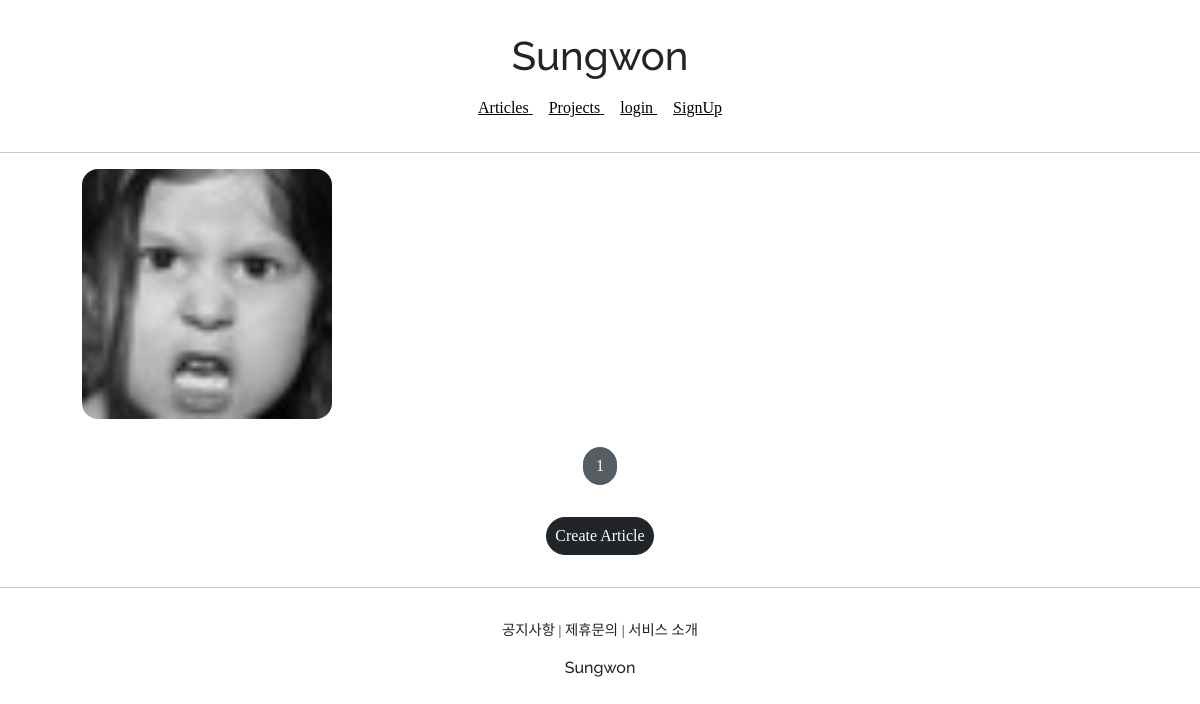
/articles/list/, run on an earlier commit of the app's database.
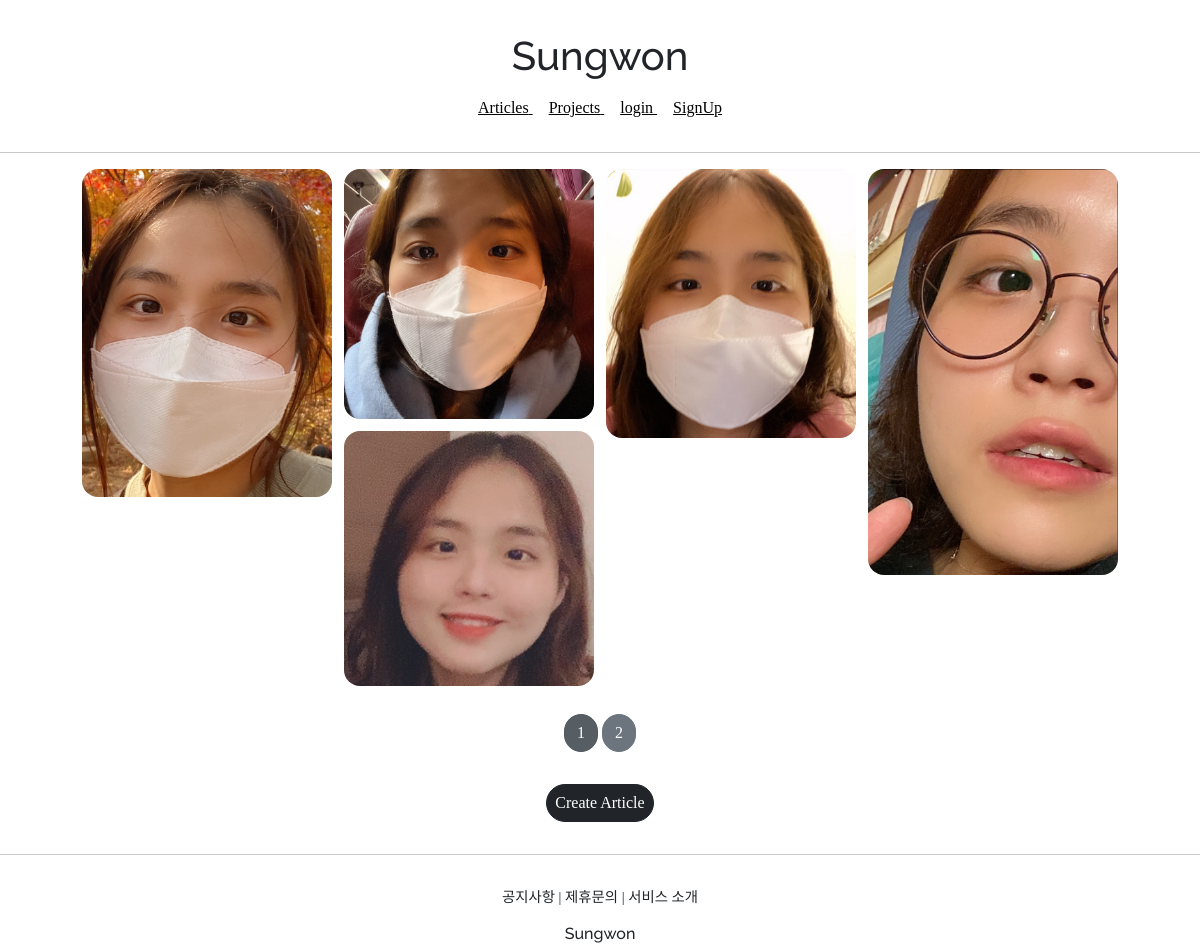
And on a later commit of the database.
### articleapp/models.py (models this page shows)
class Article(models.Model):
    writer = models.ForeignKey(User, on_delete=models.SET_NULL, related_name='article', null=True)
    title = models.CharField(max_length=200, null=False)
    image= models.ImageField(upload_to='article/', null=False)
    content = models.TextField(null=True)
    created_at = models.DateField(auto_now_add=True, null=True)

### articleapp/views.py (the view)
# urls.py: path('list/', ArticleListView.as_view(), name='list'),
class ArticleListView(ListView):
    model = Article
    context_object_name = 'article_list'
    template_name = 'articleapp/list.html'
    paginate_by = 5

### articleapp/templates/articleapp/list.html (shortened to what this page needs)
{% extends 'base.html' %}
{% load static %}
{% block content %}
    {% if article_list %}
    <div class="container">
      {% for article in article_list %}
      <a href="{% url 'articleapp:detail' pk=article.pk %}">
        {% include 'snippets/card.html' with article=article %}
      </a>
      {% endfor %}
    </div >
    {% else %}
    <div class="text-center">
      <h1>No Articles YET!</h1>
    </div>
    {% endif %}
    {% include 'snippets/pagination.html' with page_obj=page_obj %}
    <div style="text-align: center">
      <a href="{% url 'articleapp:create' %}" class="btn btn-dark rounded-pill mt-3 mb-3 px-2">
        Create Article
      </a>
    </div>
{% endblock %}

### sungwon/templates/base.html (shortened to what this page needs)
<!DOCTYPE html>
<html lang="ko">
{% include 'head.html' %}
<body style="font-family: 'NanumSquareOTFLight';">
    {% include 'header.html' %}
    <hr>
    {% block content %}
    {% endblock %}
    <hr>
    {% include 'footer.html' %}
</body>
</html>

### sungwon/templates/head.html (shortened to what this page needs)
{% load static %}
<head>
    <link href="https://cdn.jsdelivr.net/npm/bootstrap@5.0.2/dist/css/bootstrap.min.css"
          rel="stylesheet">
    <link rel="stylesheet" type="text/css" href="{% static 'base.css' %}">
</head>

### sungwon/templates/header.html (shortened to what this page needs)
    <div class="django_header">
      <div>
        <h1 class="django_logo">Sungwon</h1>
      </div>
        <div class="sungwon_header_navbar">
         <a href="{% url 'articleapp:list' %}" class="sungwon_header_nav">
            <span>Articles</span>
        </a>
         <a href="{% url 'projectapp:list' %}" class="sungwon_header_nav">
            <span>Projects</span>
        </a>
        {% if not user.is_authenticated %}
        <a href="{% url 'accountapp:login' %}?next={{ request.path }}" class="sungwon_header_nav">
            <span>login</span>
        </a>
        <a href="{% url 'accountapp:create' %}" class="sungwon_header_nav">
            <span>SignUp</span>
        </a>
        {% endif %}
        </div>
    </div>

### sungwon/templates/snippets/card.html
<div>
  <img src="{{ article.image.url }}" alt="">
</div>

### sungwon/templates/snippets/pagination.html (shortened to what this page needs)
<div style="text-align: center; margin: 1rem 0;">
  <a href="?page={{ page_obj.number }}"
    class = "btn btn-secondary rounded-pill active">
    {{ page_obj.number }}
  </a>
  {% if page_obj.has_next %}
  <a href=" ?page={{ page_obj.next_page_number }}"
    class = "btn btn-secondary rounded-pill">
    {{ page_obj.next_page_number }}
  </a>
  {% endif %}
</div>

### sungwon/templates/footer.html
    <div class="django_footer">
        <div class="django_footer_button">
            <span>공지사항</span> |
            <span>제휴문의</span> |
            <span>서비스 소개</span>
        </div>
        <div style="margin-top: 1rem;">
            <h6 class="django_logo">Sungwon</h6>
        </div>
    </div>

### static/base.css (style rules this page uses)
.django_logo { font-family: 'Raleway', sans-serif; }
.django_footer_button { font-size: .9rem; }
.django_footer { text-align: center; margin-top: 2rem; }
.django_header { text-align: center; margin: 2rem 0; }
a { color: black; }
.sungwon_header_nav { margin: 0 0.5rem; }
.sungwon_header_navbar { margin: 1rem 0; }

### articleapp/templates/articleapp/list.html (style rules this page uses)
.container { padding: 0; margin: 0, auto; }
.container a { width: 45%; max-width: 250px; }
.container div { display: flex; justify-content: center; align-items: center; border-radius: 1rem; }
.container img { width: 100%; border-radius: 1rem; }

What changed in the data, as far as the page shows it:
removed Article: image (picture)
added Article: image (picture)
added Article: image (picture)
added Article: image (picture)
added Article: image (picture)
added Article: image (picture)
Also different on the page:
{{ page_obj.next_page_number }}: (not shown) → "2"
